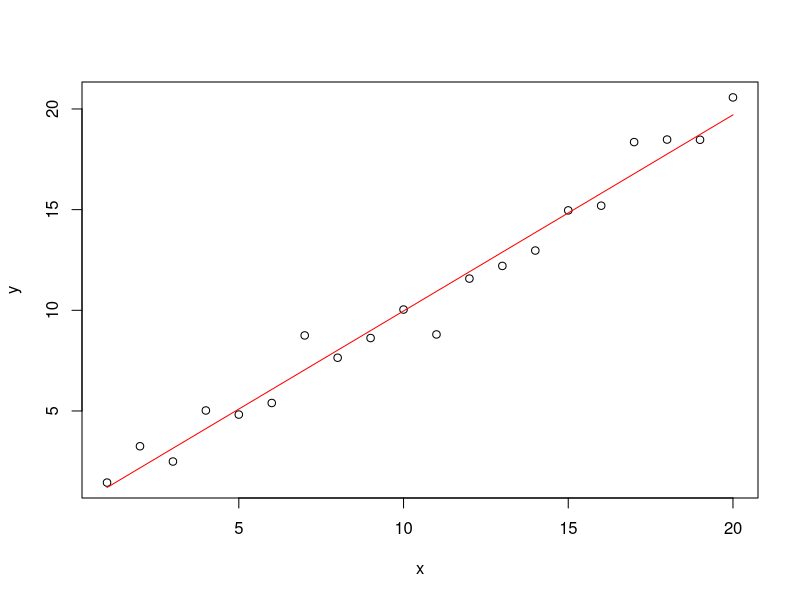

The R source for this figure:
## ---- chunk 1
knitr::opts_chunk$set(echo = TRUE)
## ---- chunk 2
# create a “list” of values from 1 to 20
x <- 1:20
# use this list to create a “table” with two columns x and y; add
# some noise to the y observations
d <- data.frame(x = x, y = x + rnorm(x))
# make a plot
plot(d)
# fit a linear regression
r <- lm(y ~ x, data = d)
# add to plot
lines(x, r$fitted.values, col = "red")
# get the statistics of the fit
summary(r)
# clean up
rm(x, d, r)
## ---- chunk 3
1 + sin(pi/2) 
nchar("math") # number of characters in the word “math”
## ---- chunk 4
N_Avogrado = 6.022e23 # we cannot use NA as name!

N_fmol = 2
N_abs  = N_fmol * N_Avogrado * 1e-15

# print the result
N_abs
## ---- chunk 5
ls()
rm(N_abs, N_Avogrado)
ls()
## ---- chunk 6
fmol_to_abs <- function(fmol) {
  
  N_Avogrado = 6.022e23
  
  N_abs = fmol * N_Avogrado * 1e-15
  
  return(N_abs)
  
}

fmol_to_abs(N_fmol)
## ---- chunk 7
ls()
## ---- chunk 8
fmol_to_abs <- function(fmol) {
  
  N_Avogrado = 6.022e23
  
  fmol * N_Avogrado * 1e-15
  
}

fmol_to_abs(N_fmol)
## ---- chunk 9
mol_to_abs <- function(mol, prefix = "f") {
  
  prefix_meaning = c("a" = 1e-18,
                     "f" = 1e-15, 
                     "p" = 1e-12,
                     "n" = 1e-09,
                     "µ" = 1e-06,
                     "m" = 1e-03)
  
  mol * 6.022e23 * prefix_meaning[[prefix]]
  
}

# the default "f" is assumed for the omitted ‘prefix’ parameter
mol_to_abs(N_fmol) 
# with ‘prefix’ being specified, the default is ignored
mol_to_abs(20, prefix = "µ")
# unnamed arguments are interpreted in the order of the function's definition
mol_to_abs(20, "µ")
# when named, arguments can be provided in any order
mol_to_abs(prefix = "µ", mol = 20)
## ---- chunk 10
mol_to_abs
